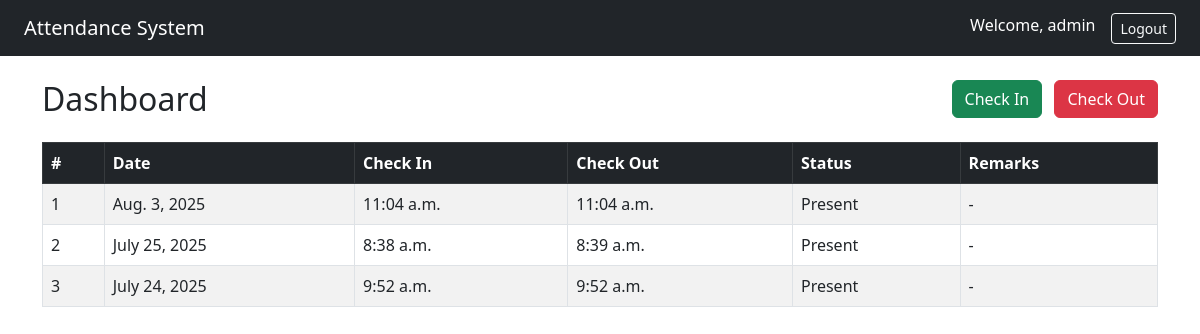
Page /attendance/ (signed in) on the earlier database version.
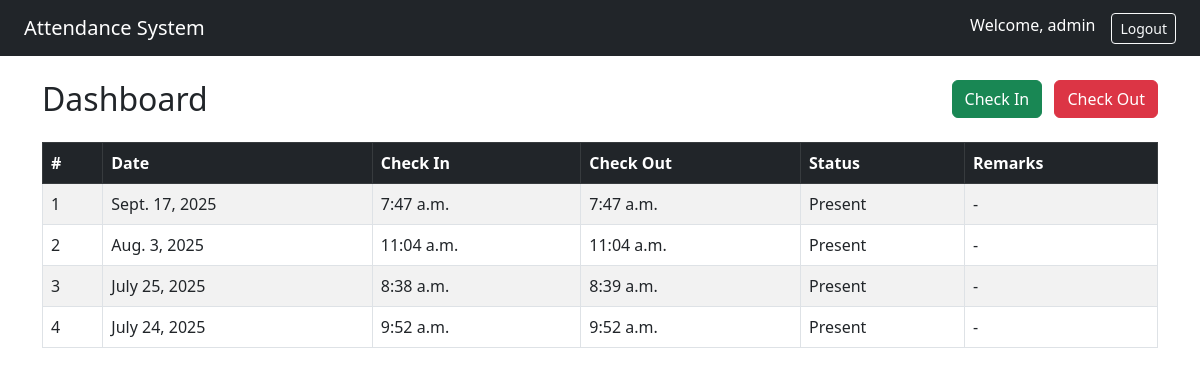
Same page on the later database version.
### attendance/models.py (models this page shows, shortened)
class Attendance(models.Model):
    STATUS_CHOICES = [
        ('present', 'Present'),
        ('absent', 'Absent'),
        ('late', 'Late'),
        ('excused', 'Excused'),
    ]
    user = models.ForeignKey(settings.AUTH_USER_MODEL, on_delete=models.CASCADE, null=True)
    date = models.DateField(auto_now_add=True)
    check_in = models.TimeField(null=True, blank=True)
    check_out = models.TimeField(null=True, blank=True)
    status = models.CharField(max_length=10, choices=STATUS_CHOICES, default='present')
    remarks = models.TextField(blank=True)

### attendance/views.py (the view)
# urls.py: path('', views.attendance_dashboard, name='attendance_dashboard'),
@login_required
def attendance_dashboard(request):
    if request.user.is_superuser:
        records = Attendance.objects.all().order_by('-date')
    else:
        records = Attendance.objects.filter(user=request.user).order_by('-date')
    return render(request, 'attendance/dashboard.html', {'records': records})

### attendance/templates/attendance/dashboard.html (shortened to what this page needs)
{% load static %}
<!DOCTYPE html>
<html lang="en">
<head>
  <link href="https://cdn.jsdelivr.net/npm/bootstrap@5.3.0/dist/css/bootstrap.min.css" rel="stylesheet">
</head>
<body>
  <nav class="navbar navbar-dark bg-dark px-4">
    <span class="navbar-brand">Attendance System</span>
    <div class="d-flex">
      <span class="text-white me-3">Welcome, {{ request.user.username }}</span>
      <a href="{% url 'logout' %}" class="btn btn-outline-light btn-sm">Logout</a>
    </div>
  </nav>
  <div class="container mt-4">
    <div class="d-flex justify-content-between mb-3">
      <h2>Dashboard</h2>
      <div>
        <a href="{% url 'check_in' %}" class="btn btn-success me-2">Check In</a>
        <a href="{% url 'check_out' %}" class="btn btn-danger">Check Out</a>
      </div>
    </div>
    <table class="table table-bordered table-striped">
      <thead class="table-dark">
        <tr>
          <th>#</th>
          <th>Date</th>
          <th>Check In</th>
          <th>Check Out</th>
          <th>Status</th>
          <th>Remarks</th>
        </tr>
      </thead>
      <tbody>
        {% for record in records %}
          <tr>
            <td>{{ forloop.counter }}</td>
            <td>{{ record.date }}</td>
            <td>{{ record.check_in|default:"-" }}</td>
            <td>{{ record.check_out|default:"-" }}</td>
            <td>{{ record.status|title }}</td>
            <td>{{ record.remarks|default:"-" }}</td>
          </tr>
        {% empty %}
          <tr>
            <td colspan="7" class="text-center">No attendance records found.</td>
          </tr>
        {% endfor %}
      </tbody>
    </table>
  </div>
</body>
</html>

Differences in the rows shown:
added Attendance: date "Sept. 17, 2025", check_in "7:47 a.m.", check_out "7:47 a.m.", status "Present", remarks "-"
